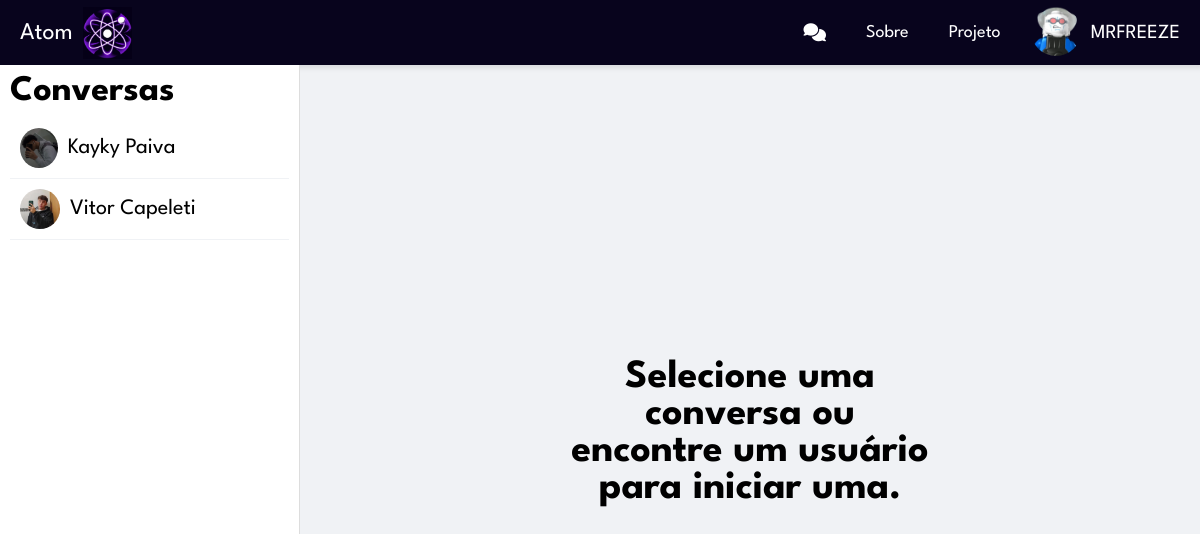
/view/chat.php (signed in), run on the app's committed database.
### tables this page shows
CREATE TABLE `conversas` (
  `CONV_INT_ID` int(11) NOT NULL,
  `USU_INT_ID_1` int(11) NOT NULL,
  `USU_INT_ID_2` int(11) NOT NULL
);

CREATE TABLE `usuario` (
  `USU_INT_ID` int(11) NOT NULL,
  `USU_VAR_NAME` varchar(50) NOT NULL,
  `USU_VAR_EMAIL` varchar(100) NOT NULL,
  `USU_VAR_PASSWORD` varchar(255) NOT NULL,
  `USU_VAR_IMGPERFIL` varchar(255) DEFAULT NULL,
  `USU_VAR_IMGBACK` varchar(255) DEFAULT NULL,
  `USU_VAR_DESC` varchar(255) DEFAULT NULL,
  `USU_VAR_CIDADE` varchar(50) DEFAULT NULL,
  `USU_VAR_OCUPACAO` varchar(50) DEFAULT NULL
);

### view/php/listar_compartilhar.php (called while the page is built, shortened)
<?php
require_once('conection.php');
$userId = $_SESSION['id'];
function carregarUsuariosConversa($conection, $userId) {
    $query = "
        SELECT DISTINCT
            c.CONV_INT_ID,  -- Inclua o ID da conversa
            u.USU_INT_ID,
            u.USU_VAR_NAME,
            u.USU_VAR_IMGPERFIL
        FROM conversas c
        JOIN usuario u ON u.USU_INT_ID = CASE
            WHEN c.USU_INT_ID_1 = $userId THEN c.USU_INT_ID_2
            ELSE c.USU_INT_ID_1
        END
        WHERE c.USU_INT_ID_1 = $userId OR c.USU_INT_ID_2 = $userId";
    $resultado = mysqli_query($conection, $query);
    if ($resultado && mysqli_num_rows($resultado) > 0) {
        $usuarios = [];
        while ($usuario = mysqli_fetch_assoc($resultado)) {
            $usuarios[] = $usuario;
        }
        return $usuarios;
    } else {
        return [];
    }
}
$usuariosConversa = carregarUsuariosConversa($conection, $userId);
?>

### view/php/ObterOuCriarToken.php (called while the page is built)
<?php
function obterOuCriarToken($conection, $tipo, $id) {
    if ($tipo === 'usuario') {
        $tabela = 'tokens_usuario';
        $colunaId = 'USU_INT_ID';
        $colunaToken = 'TOK_USU_VAR_TOK';
    } elseif ($tipo === 'artigo') {
        $tabela = 'tokens_artigo';
        $colunaId = 'ART_INT_ID';
        $colunaToken = 'TOK_ART_VAR_TOK';
    } elseif ($tipo === 'conversa') {
        $tabela = 'tokens_conversa';
        $colunaId = 'CONV_INT_ID';
        $colunaToken = 'TOK_CON_VAR_TOK';
        } else {
        throw new Exception("Tipo de token inválido.");
    }
    $queryToken = "SELECT $colunaToken FROM $tabela WHERE $colunaId = $id";
    $resultToken = mysqli_query($conection, $queryToken);
    if ($resultToken && mysqli_num_rows($resultToken) > 0) {
        $tokenData = mysqli_fetch_assoc($resultToken);
        return $tokenData[$colunaToken];
    } else {
        $token = bin2hex(random_bytes(16));
        $queryInsertToken = "INSERT INTO $tabela ($colunaToken, $colunaId) VALUES ('$token', $id)";
        mysqli_query($conection, $queryInsertToken);
        return $token;
    }
}
?>

### view/chat.php (the view, shortened to what this page needs)
<?php
require_once('../view/php/conection.php');
require_once ('../view/php/listar_compartilhar.php');
require_once ('../view/php/ObterOuCriarToken.php');
require_once('../view/php/verificacaoChat.php');
?>
<!DOCTYPE html>
<html lang="pt-br">
<head>
  <link rel="stylesheet" href="css/chat.css">
  <link rel="stylesheet" href="https://cdnjs.cloudflare.com/ajax/libs/font-awesome/6.6.0/css/all.min.css" />
</head>
<body>
    <nav>
        <ul>
            <li><a class="atom" href="home.php">Atom<img src="../view/img/logo3.png" alt=""></a></li>
            <li><a class="topic" href="../view/chat.php"><i class="fa-solid fa-comments"></i></a></li>
            <li class="hideOnMobile"><a class="topic" href="../view/about.html">Sobre</a></li>
            <li class="hideOnMobile"><a class="topic" href="../view/project.html">Projeto</a></li>
            <li class="profile">
            <div id="profileDropdown" class="topic usuario">
                <div  id="profileDropdown" class="foto user-space">
                <?php   if (empty($_SESSION['ftperfil'])) {
                    $_SESSION['ftperfil'] = '../view/img/user.jpg';
                } echo '<img id="profileDropdown" src="' . $_SESSION['ftperfil'] . '" alt="">'; ?>
                </div>
               <?php echo $_SESSION['name'] ?>
            </div>
            </li>
        </ul>
    </nav>
<div class="tudo">
    <div class="sidebar1">
        <h1>Conversas</h1>
        <div class="user-list">
            <?php if (count($usuariosConversa) > 0): ?>
                <?php foreach ($usuariosConversa as $usuario): ?>
                    <?php
                    $imagemPerfil = !empty($usuario['USU_VAR_IMGPERFIL']) ? $usuario['USU_VAR_IMGPERFIL'] : '../view/img/user.jpg';
                    $userName = htmlspecialchars($usuario['USU_VAR_NAME']);
                    $idConversa = $usuario['CONV_INT_ID'];
                    $tokenConversa = obterOuCriarToken($conection, 'conversa', $idConversa);
                    ?>
                    <a href="conversa.php?token=<?=$tokenConversa?>"><div class="user" data-conv-id="<?= $idConversa ?>">
                        <img src="<?= $imagemPerfil ?>" alt="<?= $userName ?>">
                        <span><?= $userName ?></span>
                    </div></a>
                <?php endforeach; ?>
            <?php else: ?>
                <p>Nenhuma conversa encontrada.</p>
            <?php endif; ?>
        </div>
    </div>
    <div class="no_chat">
        <h1>Selecione uma conversa ou encontre um usuário para iniciar uma.</h1>
    </div>
  </div>
</body>
</html>

### view/css/chat.css (style rules this page uses)
:root { --font-family-primary:"League Spartan", sans-serif; --primary-color: #a800c4; --secondary-color: #8c52ff; }
* { margin: 0; padding: 0; box-sizing: border-box; font-family: var(--font-family-primary); }
body { background-color: #f0f2f5; height: 100vh; }
nav { box-shadow: 3px 3px 5px rgba(0, 0, 0, 0.1); background-color: #08041d; font-family: var(--font-family-primary); }
nav ul { width: 100%; list-style: none; display: flex; justify-content: flex-end; align-items: center; }
nav li { height: 65px; }
nav a { height: 100%; padding: 0 20px; text-decoration: none; display: flex; align-items: center; color: #fff; font-size: 18px; }
.usuario { display: flex; height: 100%; align-items: center; padding: 0 20px 0 0; font-size: 20px; text-decoration: none; cursor: pointer; color: #fff; }
.user-space { margin-right: 10px; }
.atom { font-size: 24px; }
nav img { margin-left: 10px; height: 80%; }
.foto img { width: 50px; height: 50px; border-radius: 50%; object-fit: cover; }
nav li:first-child { margin-right: auto; }
.tudo { display: flex; height: calc(100vh - 65px); font-size: 20px; }
.sidebar1 { width: 25%; background-color: #ffffff; border-right: 1px solid #ddd; display: flex; flex-direction: column; padding: 10px; font-size: 18px; }
.sidebar1 h1 { margin-bottom: 10px; }
.user-list { flex-grow: 1; overflow-y: auto; font-size: 22px; }
.user-list span { width: 100%; display: flex; }
.user-list a { text-decoration: none; color: inherit; }
.user { padding: 10px; display: flex; align-items: center; gap: 10px; border-bottom: 1px solid #f0f2f5; }
.user img { width: 40px; height: 40px; border-radius: 50%; }
.no_chat { width: 75%; display: flex; align-items: center; justify-content: center; }
.no_chat h1 { width: 40%; text-align: center; word-break: normal; }

### data on the page
conversas: USU_INT_ID_1.USU_VAR_IMGPERFIL (picture), USU_INT_ID_1.USU_VAR_NAME "Kayky Paiva"
conversas: USU_INT_ID_1.USU_VAR_IMGPERFIL (picture), USU_INT_ID_1.USU_VAR_NAME "Vitor Capeleti"

### other printed values
$_SESSION['name'] "MRFREEZE"
